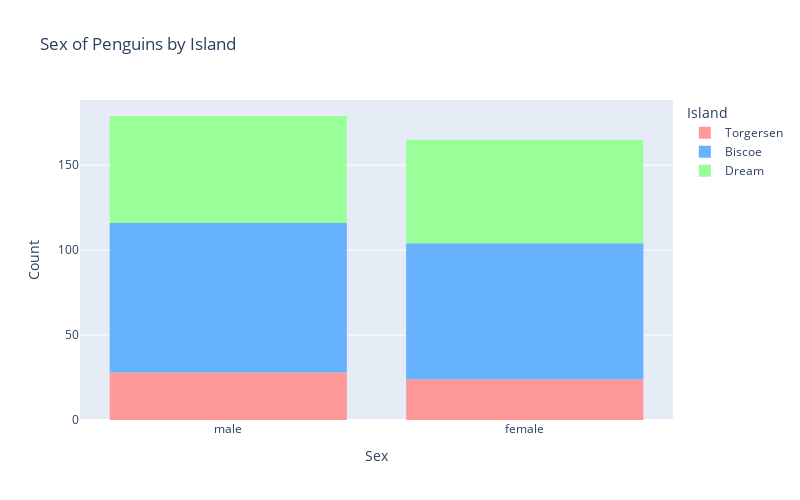

Notebook code for this chart:
### Markdown cell above
6. Двумерный анализ

### Code cell
custom_colors = ['#FF9999', '#66B2FF', '#99FF99'] 

fig = px.histogram(
    df,
    x='sex',
    color='island',
    color_discrete_sequence=custom_colors,  
    title='Sex of Penguins by Island',
    labels={'sex': 'Sex', 'island': 'Island'},
    height=500,  
    width=800   
)

fig.update_layout(
    xaxis_title='Sex',
    yaxis_title='Count',
    legend_title='Island'
)

fig.show()

### Figure 1 — Plotly figure (JSON) as saved in the notebook; plotly's stock layout.template omitted (floating-point values rounded to 4 significant figures; data arrays with more than 128 entries replaced by an {"elided": "..."} marker saying what was removed)
{"data": [{"alignmentgroup": "True", "bingroup": "x", "hovertemplate": "Island=Torgersen<br>Sex=%{x}<br>count=%{y}<extra></extra>", "legendgroup": "Torgersen", "marker": {"color": "#FF9999", "pattern": {"shape": ""}}, "name": "Torgersen", "offsetgroup": "Torgersen", "orientation": "v", "showlegend": true, "type": "histogram", "x": ["male", "female", "female", "male", "female", "male", "female", "male", "male", "male", "male", "male", "female", "male", "male", "female", "female", "male", "female", "male", "female", "male", "female", "male", "female", "male", "female", "male", "female", "male", "female", "male", "female", "male", "female", "male", "female", "male", "female", "male", "female", "male", "female", "male", "female", "male", "female", "male", "female", "male", "female", "male"], "xaxis": "x", "yaxis": "y"}, {"alignmentgroup": "True", "bingroup": "x", "hovertemplate": "Island=Biscoe<br>Sex=%{x}<br>count=%{y}<extra></extra>", "legendgroup": "Biscoe", "marker": {"color": "#66B2FF", "pattern": {"shape": ""}}, "name": "Biscoe", "offsetgroup": "Biscoe", "orientation": "v", "showlegend": true, "type": "histogram", "x": {"elided": "168 str values"}, "xaxis": "x", "yaxis": "y"}, {"alignmentgroup": "True", "bingroup": "x", "hovertemplate": "Island=Dream<br>Sex=%{x}<br>count=%{y}<extra></extra>", "legendgroup": "Dream", "marker": {"color": "#99FF99", "pattern": {"shape": ""}}, "name": "Dream", "offsetgroup": "Dream", "orientation": "v", "showlegend": true, "type": "histogram", "x": ["female", "male", "female", "male", "female", "male", "male", "female", "female", "male", "female", "male", "female", "male", "female", "male", "male", "male", "female", "male", "female", "male", "male", "female", "male", "female", "female", "male", "female", "male", "female", "male", "female", "male", "female", "male", "female", "male", "female", "male", "female", "male", "female", "male", "female", "male", "female", "male", "female", "male", "male", "female", "female", "male", "female", "male", "female", "male", "male", "female", "male", "female", "female", "male", "female", "male", "female", "male", "female", "male", "female", "male", "male", "female", "female", "male", "female", "male", "female", "male", "female", "male", "female", "male", "female", "male", "female", "male", "female", "male", "male", "female", "female", "male", "female", "male", "male", "female", "male", "female", "female", "male", "female", "male", "male", "female", "female", "male", "female", "male", "female", "male", "female", "male", "male", "female", "male", "female", "female", "male", "female", "male", "male", "female"], "xaxis": "x", "yaxis": "y"}], "layout": {"barmode": "relative", "height": 500, "legend": {"title": {"text": "Island"}, "tracegroupgap": 0}, "title": {"text": "Sex of Penguins by Island"}, "width": 800, "xaxis": {"anchor": "y", "autorange": true, "domain": [0, 1], "range": [-0.5, 1.5], "title": {"text": "Sex"}, "type": "category"}, "yaxis": {"anchor": "x", "autorange": true, "domain": [0, 1], "range": [0, 188.4], "title": {"text": "Count"}}}}
